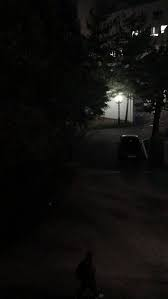
#> input picture assets/dark_img.jpg, 168 x 299 px
$ python histogram_eq.py
#> lines starting #> are read from the running program, lines starting #| are printed output that depends on the picture
import cv2

# Load the image
image = cv2.imread("../assets/dark_img.jpg")
#> image is the input picture: shape (299, 168, 3); mean B, G, R 12.1, 13.8, 14.6

# Check if the image is colored (3 channels) and convert it to grayscale
if image is not None and len(image.shape) == 3:
    grayscale_image = cv2.cvtColor(image, cv2.COLOR_BGR2GRAY)
else:
    # If already grayscale, just assign it to grayscale_image
    grayscale_image = image

# Apply histogram equalization to improve contrast
equalized_image = cv2.equalizeHist(grayscale_image)
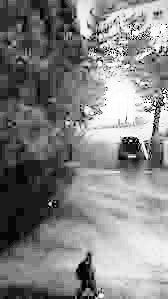
#> equalized_image: shape (299, 168); min 0, max 255, mean 132.4

# Display the grayscale and the equalized images
cv2.imshow('Grayscale Image', grayscale_image)
cv2.imshow('Histogram Equalized Image', equalized_image)

# Wait for a key press and close the image windows
cv2.waitKey(0)
cv2.destroyAllWindows()
